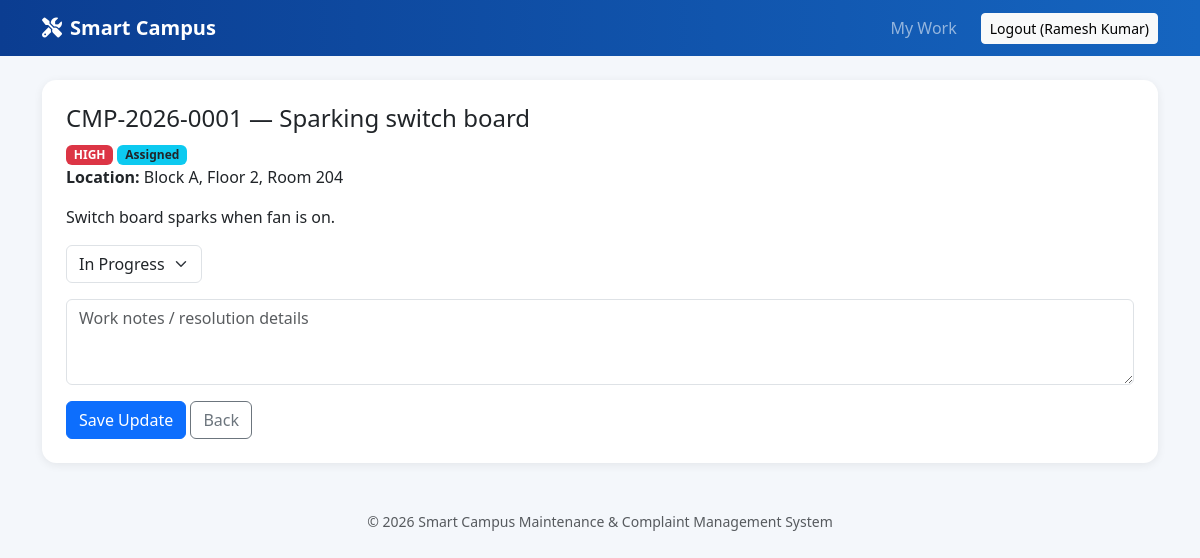
Screenshot of /staff/update_complaint.php?id=1 (signed in) with the database file from the repository.
### tables this page shows
CREATE TABLE complaints(id INT AUTO_INCREMENT PRIMARY KEY,user_id INT NOT NULL,category VARCHAR(40),title VARCHAR(150),description TEXT,location VARCHAR(150),severity ENUM('Low','Medium','High'),priority ENUM('LOW','MEDIUM','HIGH'),image VARCHAR(255),status ENUM('Pending','Assigned','In Progress','Resolved','Closed') DEFAULT 'Pending',created_at TIMESTAMP DEFAULT CURRENT_TIMESTAMP,updated_at TIMESTAMP DEFAULT CURRENT_TIMESTAMP ON UPDATE CURRENT_TIMESTAMP,FOREIGN KEY(user_id) REFERENCES users(id) ON DELETE CASCADE);

### staff/update_complaint.php (the view, shortened to what this page needs)
<?php require '../includes/auth.php';require_role('staff');$sid=staff_id($db);$id=(int)($_GET['id']??0);$msg='';
$st=$db->prepare('SELECT c.* FROM complaints c JOIN assignments a ON a.complaint_id=c.id WHERE c.id=? AND a.staff_id=? LIMIT 1');$st->bind_param('ii',$id,$sid);$st->execute();$c=$st->get_result()->fetch_assoc();
$title='Update Complaint';include '../includes/header.php';?>
<div class="card p-4"><h4><?=cid($c)?> &mdash; <?=e($c['title'])?></h4><p><?=badge($c['priority'])?> <?=badge($c['status'])?><br><b>Location:</b> <?=e($c['location'])?></p><p><?=nl2br(e($c['description']))?></p>
<form method="post"><select class="form-select mb-3 w-auto" name="status"><option>In Progress</option><option>Resolved</option></select>
<textarea class="form-control mb-3" name="notes" rows="3" placeholder="Work notes / resolution details" required></textarea>
<button class="btn btn-primary">Save Update</button> <a class="btn btn-outline-secondary" href="dashboard.php">Back</a></form></div>
<?php include '../includes/footer.php';?>

### config/database.php (shortened to what this page needs)
<?php
function e($s){return htmlspecialchars((string)$s,ENT_QUOTES,'UTF-8');}
function cid($c){return 'CMP-'.date('Y',strtotime($c['created_at'])).'-'.str_pad($c['id'],4,'0',STR_PAD_LEFT);}
function badge($t){$m=['HIGH'=>'danger','MEDIUM'=>'warning text-dark','LOW'=>'success','Pending'=>'secondary','Assigned'=>'info text-dark','In Progress'=>'primary','Resolved'=>'success','Closed'=>'dark'];
 return '<span class="badge bg-'.($m[$t]??'secondary').'">'.e($t).'</span>';}
function staff_id($db){$st=$db->prepare('SELECT s.id FROM staff s JOIN users u ON u.email=s.email WHERE u.id=?');$st->bind_param('i',$_SESSION['uid']);$st->execute();$r=$st->get_result()->fetch_assoc();return $r['id']??0;}

### assets/css/style.css (style rules this page uses)
body { background:#f4f7fb;font-family:'Segoe UI',system-ui,sans-serif }
.card { border:0;border-radius:.9rem;box-shadow:0 2px 10px rgba(0,0,0,.07);transition:.25s }

### rows the page displays
complaints: cid($c) "CMP-2026-0001", title "Sparking switch board", priority "HIGH Assigned", location "Block A, Floor 2, Room 204", description "Switch board sparks when fan is on."

### other values shown
$_SESSION['name'] "Ramesh Kumar"
